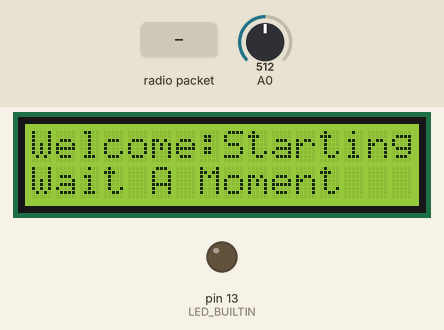
This sketch was run on a simulated Arduino Uno, built with avr-gcc and run on an emulated ATmega328P. On the bench: 16×2 character LCD, output pins drawn as LEDs (lit = HIGH). The test bench sets the inputs (shaded band); at power-on: A0 = 512. No radio packets arrive unless stated; what the sketch prints to the serial monitor is not drawn.

Above: at 0.1 s.
At 4.2 s:
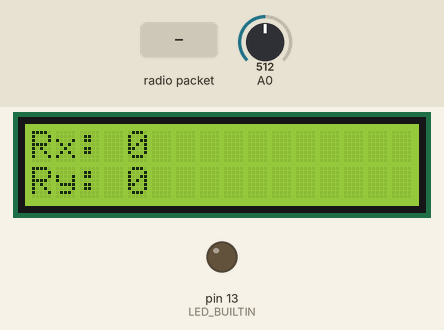
4.3 s: radio packet "5" arrives
At 6.2 s:
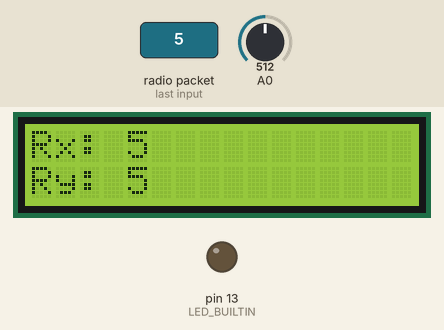
Timing chart, 0 to 7.7 s (numbered marks = the images above; inputs shaded):
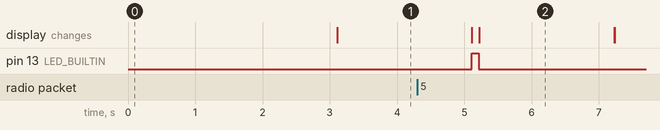

Measured:
- after the input at 4.3 s, pin 13 (LED_BUILTIN): LOW → HIGH after 0.81 s, → LOW 0.10 s later

The sketch:

REceiver.ino
```cpp
/*For Arduino UNO, Acting as Receiver*/

/*Include by User*/
#include <RH_ASK.h>
#include <LiquidCrystal_I2C.h>

/*User Private Setup*/
RH_ASK receiver(2000,11,12); // SPEED RX TX
LiquidCrystal_I2C lcd(0x27,16,2); //LCD Address

/*User Private var.*/
String rx_str;
String ry_str;

void setup() {
  // put your setup code here, to run once:
  Serial.begin(9600);
  // Testing Substring function
  String msg = "Welcome:Starting,Wait A Moment";
  int index_of_comma = msg.indexOf(",");
  String welcome_msg = msg.substring(0,index_of_comma);
  String wait_msg = msg.substring(index_of_comma+1);

  // LCD init and write
  lcd.init();
  lcd.backlight();
  lcd.setCursor(0,0); //First Line
  lcd.print(welcome_msg);
  lcd.setCursor(0,1); //Second Line
  lcd.print(wait_msg);
  delay(3000);
  lcd.clear();

  // Receiver
  receiver.init();

  // Test
  pinMode(LED_BUILTIN, OUTPUT);
}

void loop() {
  /*Verify the recieved signal*/
  int val = analogRead(A0);
  Serial.println(val);


  /*Buffer Allocation for storing received message*/
  char buffer[12];   // <- 7 digits: RX 3 digits 0-100 + "," + RY 3 digits 0-100
  uint8_t bytes_of_buffer = sizeof(buffer);

  if (receiver.recv((uint8_t *)buffer,&bytes_of_buffer)){ //Don't forget to cast buffer as uint8_t, C++ is strict at type. nOT LIKE IN c
    // IF receive message then...
    digitalWrite(LED_BUILTIN, HIGH);
    delay(100);
    digitalWrite(LED_BUILTIN, LOW);
    String temp_str_received = String(buffer);
    int index_of_comma = temp_str_received.indexOf(",");
    rx_str = temp_str_received.substring(0,index_of_comma);
    ry_str = temp_str_received.substring(index_of_comma + 1);
     // Clear this stored data after used, Next time I should just make this var global var. ;)
    temp_str_received = "";

  }

  // LCD
  lcd.setCursor(0,0); //First Line
  lcd.print("Rx: ");
  lcd.print(rx_str.toInt());
  lcd.setCursor(0,1); //Sec Line
  lcd.print("Ry: ");
  lcd.print(ry_str.toInt());
  delay(2000);
  lcd.clear();

}
```
